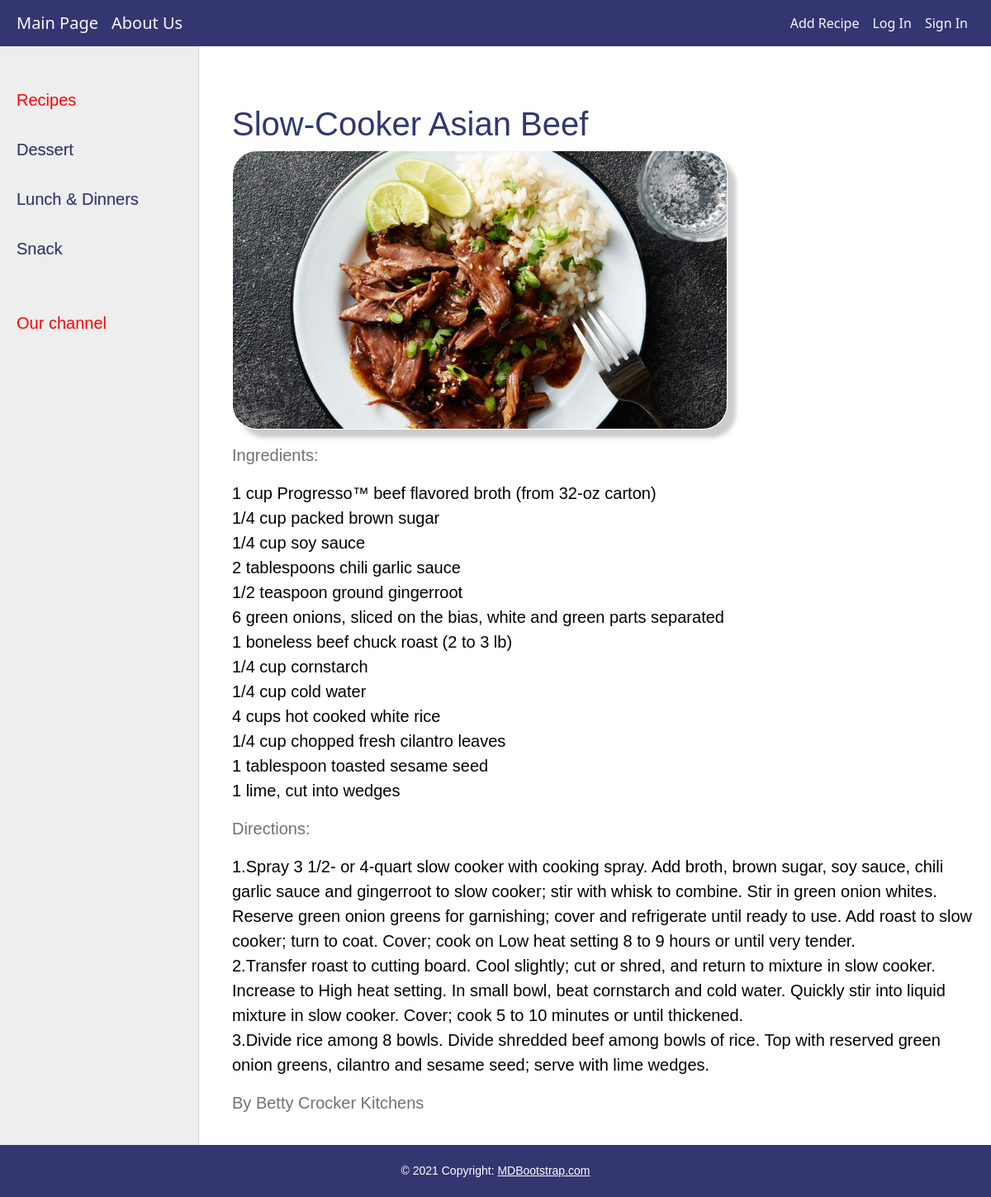
Page /post/slow-cooker-asian-beef/ on the committed database.
### resbook/models.py (models this page shows, shortened)
class Category(models.Model):
    name = models.CharField(max_length=100, db_index=True, verbose_name="Category")
    slug = models.SlugField(max_length=255, unique=True, db_index=True, verbose_name="URL")
    def get_absolute_url(self):
        return reverse('category', kwargs={'cat_slug': self.slug})
    class Meta:
        verbose_name_plural = 'Categories'
        ordering = ['id']

class Recipes(models.Model):
    title = models.CharField(max_length=250, unique=True)
    slug = models.SlugField(max_length=255, unique=True, db_index=True, verbose_name="URL")
    photo = models.ImageField(upload_to="images/%Y/%m/%d")
    ingredients = models.TextField(blank=False, default='')
    content = models.TextField(blank=True, verbose_name="Directions")
    nutrition = models.TextField()
    author = models.TextField(blank=True)
    time_create = models.DateTimeField(auto_now_add=True)
    time_update = models.DateTimeField(auto_now_add=True)
    is_published = models.BooleanField(default=True)
    cat = models.ForeignKey('Category', on_delete=models.CASCADE)
    class Meta:
        verbose_name_plural = 'Recipes'
        ordering = ['time_create', 'title']

### resbook/views.py (the view)
# urls.py: path('post/<slug:post_slug>/', ShowPost.as_view(), name='post'),
class ShowPost(DataMixin, DetailView):
    model = Recipes
    template_name = 'resbook/post.html'
    slug_url_kwarg = 'post_slug'
    context_object_name = 'post'
    def get_context_data(self, *, object_list=None, **kwargs):
        context = super().get_context_data(**kwargs)
        c_def = self.get_user_context(titile=context['post'])
        return dict(list(context.items()) + list(c_def.items()))

### resbook/utils.py (called while the page is built)
    def get_user_context(self, **kwargs):
        context = kwargs
        cats = Category.objects.annotate(Count('recipes'))
        context['cats'] = cats
        if 'cat_selected' not in context:
            context['cat_selected'] = 0
        return context

### resbook/templates/resbook/post.html
{% extends 'resbook/base.html' %}
{% block content %}
<h1 style="color: #333671"> {{post.title}}</h1>
{% if post.photo %}
<p><img src="{{post.photo.url}}"></p>
{% endif %}
<p style="color: #717171">Ingredients:</p>
{{post.ingredients|linebreaks}}
<p style="color: #717171">Directions:</p>
{{post.content|linebreaks}}
<p style="color: #717171"> {{post.author}}</p>
{% endblock %}

### resbook/templates/resbook/base.html (shortened to what this page needs)
{% load static %}
{% load resbook_tags %}
<!DOCTYPE html>
<html lang="en" xmlns="http://www.w3.org/1999/html">
<head>
    <link rel="stylesheet" type="text/css" href="{% static 'resbook/css/styles.css' %}">
    <link href="https://cdn.jsdelivr.net/npm/bootstrap@5.0.1/dist/css/bootstrap.min.css" rel="stylesheet"
>
</head>
<body>
<nav class="navbar navbar-expand-lg  navbar-light navbar-fixed-top">
    <a class="navbar-brand text-light" href="{% url 'home' %}">Main Page</a>
    <a class="navbar-brand text-light" href="{% url 'about' %}">About Us</a>
    <div class="collapse navbar-collapse justify-content-end" id="navbarSupportedContent">
        <ul class="navbar-nav ml-auto">
            <li class="nav-item">
                <a class="nav-link text-light" href="{% url 'addpage' %}">Add Recipe</a>
            </li>
            <li class="nav-item active">
                <a class="nav-link text-light" href="{% url 'login' %}">Log In</a>
            </li>
            <li class="nav-item">
                <a class="nav-link text-light" href="#">Sign In</a>
            </li>
        </ul>
    </div>
</nav>
<table class="table-content" border="0" cellpadding="0" cellspacing="0">
    <tr>
        <td valign="top" class="left-chapters">
            <ul id="leftchapters">
                {% if cat_selected == 0 %}
                <li class="selected">Recipes</li>
                {% else %}
                <li><a href="{% url 'home' %}">Recipes</a></li>
                {% endif %}
                {% for c in cats %}
                {% if c.recipes__count > 0 %}
                {% if c.pk == cat_selected %}
                <li class="selected">{{c.name}}</li>
                {% else %}
                <li><a href="{{ c.get_absolute_url }}">{{c.name}}</a></li>
                {% endif %}
                {% endif %}
                {% endfor %}
                <li class="share">
                    <p>Our channel</p>
                    <a class="share-yt" href="https://www.youtube.com/"></a>
                </li>
            </ul>
        </td>
        <td valign="top" class="content">
            <div class="content-text">
                {% block content %}
                {% endblock %}
            </div>
        </td>
    </tr>
</table>
<footer class="page-footer font-small blue">
    <div class="footer-copyright text-center py-3">© 2021 Copyright:
        <a href="https://mdbootstrap.com/"> MDBootstrap.com</a>
    </div>
</footer>
</body>
</html>

### resbook/static/resbook/css/styles.css (style rules this page uses)
.navbar { background-color: #333671; border-color: #aaa; padding: 20px; }
img { border: 0.03em solid #fff; -moz-box-shadow: 5px 5px 5px #aaa; -webkit-box-shadow: 5px 5px 5px #aaa; box-shadow: 10px 10px 5px #ccc; -moz-border-radius: 25px; -webkit-border-radius: 25px; border-radius: 30px; max-width: 600px; height: auto; }
.table-content { width: 100%; min-height: 100%; height: 100%; font-family: sans-serif; }
.left-chapters { margin: 0; background: #eee; border-right: 1px solid #ccc; min-height: 100%; }
.left-chapters ul { width: 240px; min-height: 100%; margin: 0; padding: 20px 10px 10px 20px; list-style: none; font-size: 20px; }
.left-chapters ul li { margin: 30px 0 0 0; color: red; }
.left-chapters ul li.selected { color: red; }
.left-chapters ul li a { color: #333671; text-decoration: none; text-shadow: 0.01em 0.01em #aaa; }
.left-chapters ul li.share { margin: 60px 0 0 0; }
.left-chapters ul li.share p { margin: 30px 0 30px 0; }
.left-chapters ul li.share a { display: inline-block; width: 40px; height: 40px; margin: 0 20px 0 0; }
.content { padding: 10px 20px 20px 10px; width: 100%; box-sizing: border-box; }
.content-text { margin: 60px 0 0 30px; color: #000; font-size: 20px; font-family: "Arial Hebrew Scholar", sans-serif; }
footer { box-sizing: border-box; background: #333671; padding: 5px; color: white; font-size: 14px; font-family: Verdana, Geneva, Arial, Helvetica, fantasy; text-align: left; overflow: hidden; }
footer a { text-decoration: underline; color: white; }

### rows in the picture
Category: name "Dessert"
Category: name "Lunch & Dinners"
Category: name "Snack"
Recipes: title "Slow-Cooker Asian Beef", photo (picture), ingredients "1 cup Progresso™ beef flavored broth (from 32-oz carton) 1/4 cup packed brown sugar 1/4 cup soy sauce 2 tablespoons chili garlic sauce 1/2 teaspoon ground gingerroot 6 green onions, sliced on the bias, white and green parts separated 1 boneless beef chuck roast (2 to 3 lb) 1/4 cup cornstarch 1/4 cup cold water 4 cups hot cooked white rice 1/4 cup chopped fresh cilantro leaves 1 tablespoon toasted sesame seed 1 lime, cut into wedges", content "1.Spray 3 1/2- or 4-quart slow cooker with cooking spray. Add broth, brown sugar, soy sauce, chili garlic sauce and gingerroot to slow cooker; stir with whisk to combine. Stir in green onion whites. Reserve green onion greens for garnishing; cover and refrigerate until ready to use. Add roast to slow cooker; turn to coat. Cover; cook on Low heat setting 8 to 9 hours or until very tender. 2.Transfer roast to cutting board. Cool slightly; cut or shred, and return to mixture in slow cooker. Increase to High heat setting. In small bowl, beat cornstarch and cold water. Quickly stir into liquid mixture in slow cooker. Cover; cook 5 to 10 minutes or until thickened. 3.Divide rice among 8 bowls.…", author "By Betty Crocker Kitchens"
